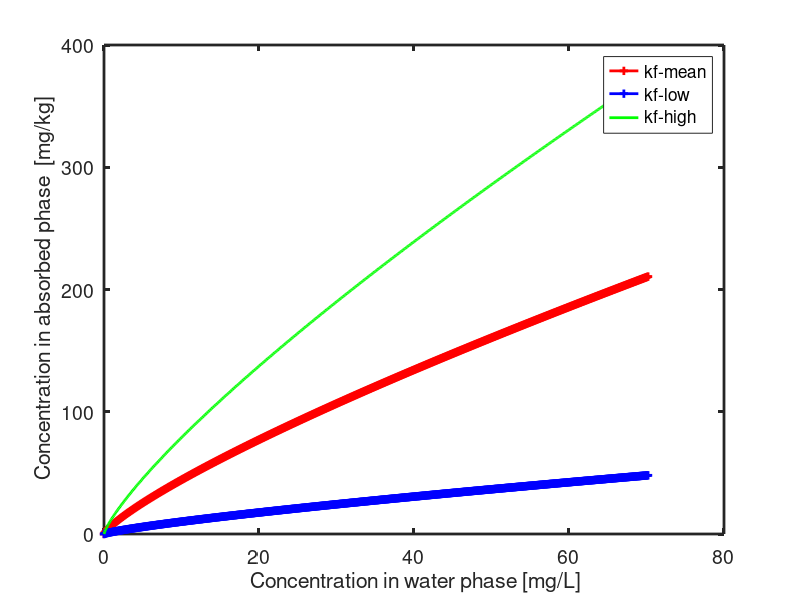
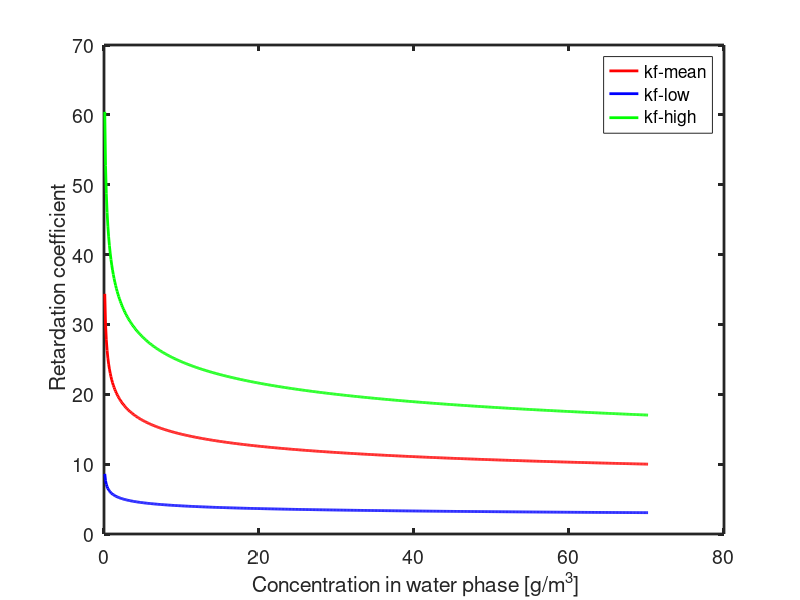

Reproduce these figures in MATLAB, in order.
%calculation the freundlich isotherm and retardation coefficient
% speficy bulk density and soil moisture at experimental site
rho=1.500;   % kg/L
theta=0.4;  % m3/m3

% KF and beta values taken from footprint database
kf_mean=7.02;
kf_low=1.6;
kf_high=12.5;                       % dimension here mg^(1-beta) * L^beta / kg;  

beta=0.8;

% Specify maximum concentration in the water phase
CWmax=70.2 %Cw dimension is g/m3 = mg/L
dCw=0.1; %stept
Cw=[0: dCw : CWmax]; %Cw dimension is kg/m3

% equilibrium concentration in solid phase [mg / kg]
Ct_mean = kf_mean* Cw.^beta;
Ct_low = kf_low * Cw.^beta;
Ct_high = kf_high * Cw.^beta;

figure;
h1=plot(Cw,Ct_mean,'r+-','linewidth',2);
hold on;
h2=plot(Cw,Ct_low,'b+-','linewidth',2);
hold on;
h3=plot(Cw,Ct_high,'g-','linewidth',2);

legend([h1 h2 h3],'kf-mean','kf-low','kf-high');
xlabel(' Concentration in water phase [mg/L]','fontsize',14);
ylabel(' Concentration in absorbed phase  [mg/kg]','fontsize',14);
set(gca,'fontsize',14,'linewidth',2);

% zweiter Teil

Rcw_mean=1+(beta*rho/theta*kf_mean*(Cw).^(beta-1));
Rcw_low=1+(beta*rho/theta*kf_low*(Cw).^(beta-1));
Rcw_high=1+(beta*rho/theta*kf_high*(Cw).^(beta-1));

figure;
h4=plot(Cw,Rcw_mean,'r-','linewidth',2);
hold on;
h5=plot(Cw,Rcw_low,'b-','linewidth',2);
hold on;
h6=plot(Cw,Rcw_high,'g-','linewidth',2);
legend([h4 h5 h6],'kf-mean','kf-low','kf-high');
xlabel(' Concentration in water phase [g/m^3]','fontsize',14);
ylabel(' Retardation coefficient','fontsize',14);
set(gca,'fontsize',14,'linewidth',2);

%calculate the Kd value and R at low concentrations
Cw_low=CWmax /100;
% mean value
Ct_low_mean = kf_mean*Cw_low^beta;
Kd_mean=Ct_low_mean/Cw_low
R_mean=1+rho*Kd_mean/theta
% minimum value
Ct_low_low=kf_low*Cw_low^beta;
Kd_low=Ct_low_low/Cw_low
R_low=1+rho*Kd_low/theta

% maximum value
Ct_low_high=kf_high*Cw_low^beta;
Kd_high=Ct_low_high/Cw_low
R_high=1+rho*Kd_high/theta

